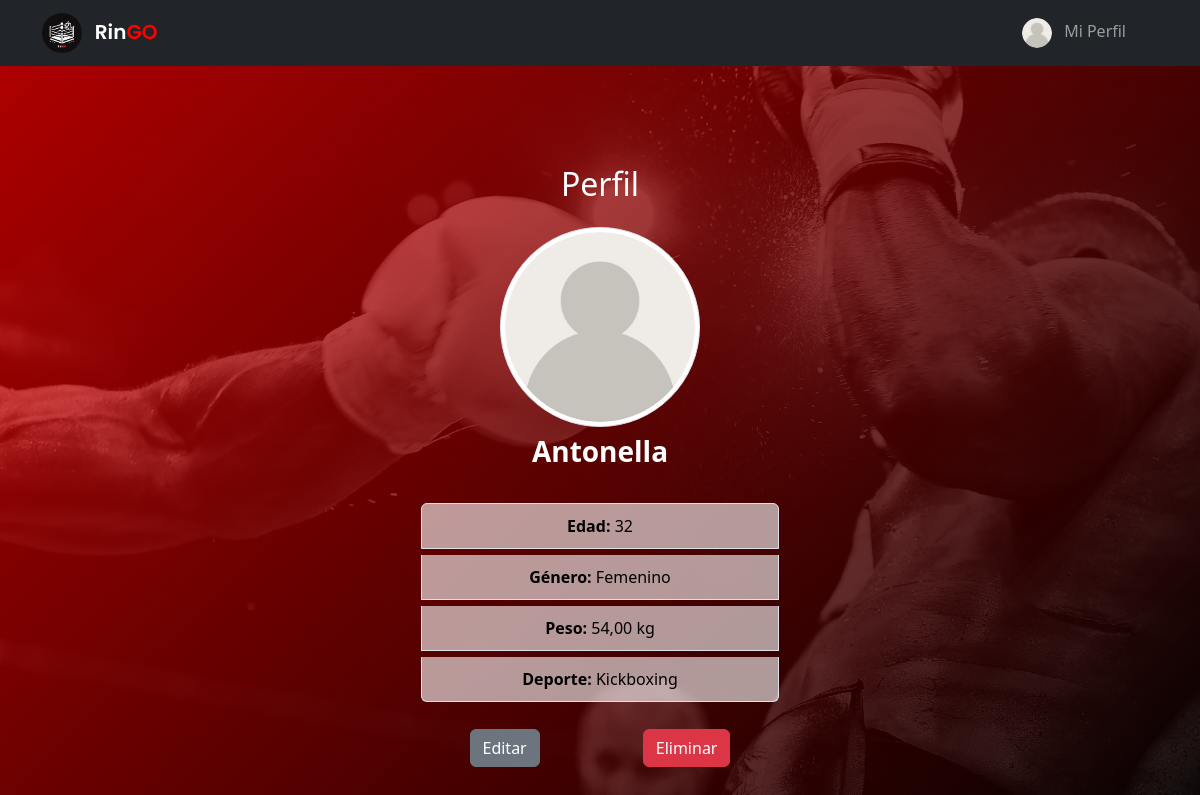
The app's page /perfil/33/ (signed in) with its own data.
### usuarios/models.py (models this page shows, shortened)
class Perfil(models.Model):
    user = models.OneToOneField(User, on_delete=models.CASCADE)
    nombre_perfil = models.CharField(max_length=100)
    fecha_nacimiento = models.DateField(null=True, blank=True)
    peso = models.DecimalField(
        max_digits=5,
        decimal_places=2,
        validators=[MinValueValidator(0.1)],
        null=True,
        blank=True,
    )
    deporte = models.CharField(
        max_length=50, choices=[("boxeo", "Boxeo"), ("kickboxing", "Kickboxing")]
    )
    foto = models.ImageField(upload_to="perfil_fotos/", blank=True, null=True)
    genero = models.CharField(
        max_length=20,
        choices=[
            ("masculino", "Masculino"),
            ("femenino", "Femenino"),
            ("prefiero no decir", "Prefiero no decir"),
        ],
        default="otro",
    )
    @property
    def edad(self):
        if self.fecha_nacimiento:
            today = date.today()
            edad = today.year - self.fecha_nacimiento.year
            if today.month < self.fecha_nacimiento.month or (
                today.month == self.fecha_nacimiento.month
                and today.day < self.fecha_nacimiento.day
            ):
                edad -= 1
            return edad
        return None

### usuarios/views.py (the view)
# urls.py: path("perfil/<int:pk>/", PerfilDetailView.as_view(), name="ver_perfil"),
class PerfilDetailView(LoginRequiredMixin, EsMiembroMixin, DetailView):
    model = Perfil
    template_name = "perfil/perfil_detail.html"
    context_object_name = "perfil"

### usuarios/views.py (called while the page is built)
    def get_context_data(self, **kwargs):
        context = super().get_context_data(**kwargs)
        if self.request.user.is_authenticated:
            context["es_miembro"] = self.request.user.groups.filter(
                name="Miembro"
            ).exists()
        return context

### templates/perfil/perfil_detail.html
{% extends "_base.html" %}
{% load static %}
{% block content %}
<div class="container d-flex flex-column align-items-center justify-content-center" style="min-height: 100vh;">
  <h2 class="text-center mb-4 perfil-seccion">Perfil</h2>
  <div class="text-center mb-4">
    {% if perfil.foto %}
      <img src="{{ perfil.foto.url}}" alt="Foto de perfil" class="img-thumbnail rounded-circle" style="width: 200px; height: 200px; object-fit: cover;">
    {% else %}
      <img src="{% static 'img/default-user.png' %}" alt="Foto de perfil" class="img-thumbnail rounded-circle" style="width: 200px; height: 200px; object-fit: cover;">
    {% endif %}
    <h3 class="mt-2"><strong class='user-name'>{{ perfil.nombre_perfil }}</strong></h3>
  </div>
  <div class=" col-md-5 col-lg-4 col-xl-4">
    <ul class="list-group text-center">
      <li class="list-group-item"><strong>Edad:</strong> {{ perfil.edad}}</li>
      <li class="list-group-item"><strong>Género:</strong> {{ perfil.get_genero_display }}</li>
      <li class="list-group-item"><strong>Peso:</strong> {{ perfil.peso }} kg</li>
      <li class="list-group-item"><strong>Deporte:</strong> {{ perfil.get_deporte_display }}</li>
    </ul>
    <div class="d-flex justify-content-around mt-4">
      <a href="{% url 'editar_perfil' perfil.id %}" class="btn btn-secondary">Editar</a>
      <a href="{% url 'eliminar_perfil' perfil.id %}" class="btn btn-danger">Eliminar</a>
    </div>
  </div>
</div>
{% endblock %}

### static/css/style.css (style rules this page uses)
body { min-height: 100vh; background: linear-gradient( 135deg, rgba(255, 0, 0, 0.7), rgba(0, 0, 0, 0.9) ), url('/static/img/background_1.jpg'); background-size: cover; background-position: center; background-repeat: no-repeat; color: white; }
ul .list-group-item { color: rgb(0, 0, 0); background-color: rgba(255, 255, 255, 0.6); padding: .625rem; margin: .1875rem; }
.user-name { color: white; }
.perfil-seccion { color: white; }

### records on screen
Perfil: nombre_perfil "Antonella", edad "32", genero "Femenino", peso "54,00", deporte "Kickboxing"
